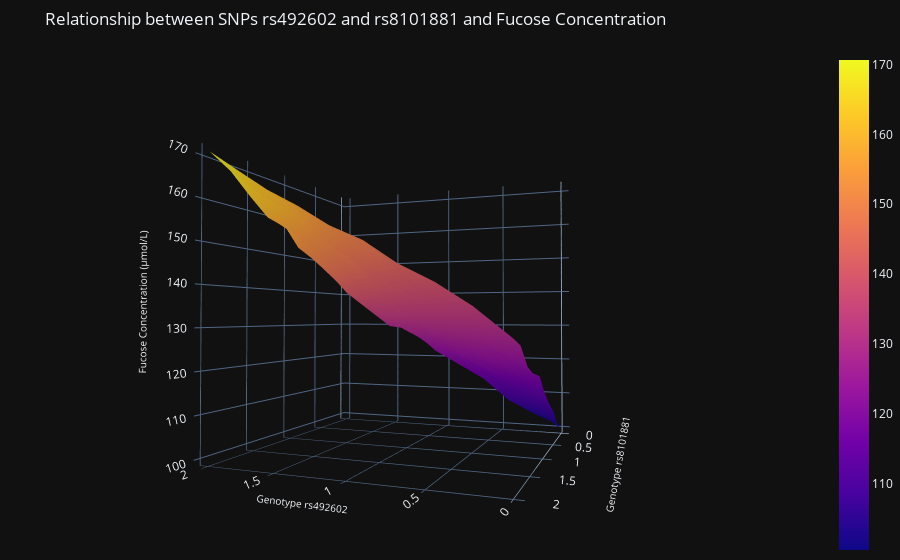

The code cell stored with this chart in its notebook:
### Markdown cell above
### Example 5 - Ploty 3D

In this fifth example, the code demonstrates how to create a 3D surface plot using Plotly to visualize the relationship between two SNPs and the concentration of a metabolite, Fucose. 

The example uses fictional data, where the concentration of Fucose is modeled as a function of the genotypes for SNPs rs492602 and rs8101881, with added random noise to simulate variability.

This 3D visualization allows users to explore how variations in these two SNPs together might influence the metabolite levels, providing a comprehensive view of the potential interactions between genetic factors.

### Code cell
import plotly.graph_objects as go
import numpy as np

# Fictional data simulating values for two SNPs
snp_rs492602 = np.linspace(0, 2, 10)
snp_rs8101881 = np.linspace(0, 2, 10)
snp_rs492602, snp_rs8101881 = np.meshgrid(snp_rs492602, snp_rs8101881)

# Simulating Fucose concentration as a function of the two SNPs
concentracao_fucose = 100 + 20 * snp_rs492602 + 15 * snp_rs8101881 + np.random.normal(size=snp_rs492602.shape)

# Creating the 3D figure
fig = go.Figure(data=[go.Surface(z=concentracao_fucose, x=snp_rs492602, y=snp_rs8101881)])

# Updating the layout of the plot to prevent overlapping axis titles
fig.update_layout(
    title="Relationship between SNPs rs492602 and rs8101881 and Fucose Concentration",
    scene=dict(
        xaxis_title=dict(text="Genotype rs492602", font=dict(size=10)),
        yaxis_title=dict(text="Genotype rs8101881", font=dict(size=10)),
        zaxis_title=dict(text="Fucose Concentration (µmol/L)", font=dict(size=10)),
    ),
    margin=dict(l=0, r=0, b=0, t=50),  # Adjusting margins
    template="plotly_dark"
)

# Displaying the plot
fig.show()

### Figure 1 — Plotly figure (JSON) as saved in the notebook; plotly's stock layout.template omitted (floating-point values rounded to 4 significant figures)
{"data": [{"type": "surface", "x": [[0, 0.2222, 0.4444, 0.6667, 0.8889, 1.111, 1.333, 1.556, 1.778, 2], [0, 0.2222, 0.4444, 0.6667, 0.8889, 1.111, 1.333, 1.556, 1.778, 2], [0, 0.2222, 0.4444, 0.6667, 0.8889, 1.111, 1.333, 1.556, 1.778, 2], [0, 0.2222, 0.4444, 0.6667, 0.8889, 1.111, 1.333, 1.556, 1.778, 2], [0, 0.2222, 0.4444, 0.6667, 0.8889, 1.111, 1.333, 1.556, 1.778, 2], [0, 0.2222, 0.4444, 0.6667, 0.8889, 1.111, 1.333, 1.556, 1.778, 2], [0, 0.2222, 0.4444, 0.6667, 0.8889, 1.111, 1.333, 1.556, 1.778, 2], [0, 0.2222, 0.4444, 0.6667, 0.8889, 1.111, 1.333, 1.556, 1.778, 2], [0, 0.2222, 0.4444, 0.6667, 0.8889, 1.111, 1.333, 1.556, 1.778, 2], [0, 0.2222, 0.4444, 0.6667, 0.8889, 1.111, 1.333, 1.556, 1.778, 2]], "y": [[0, 0, 0, 0, 0, 0, 0, 0, 0, 0], [0.2222, 0.2222, 0.2222, 0.2222, 0.2222, 0.2222, 0.2222, 0.2222, 0.2222, 0.2222], [0.4444, 0.4444, 0.4444, 0.4444, 0.4444, 0.4444, 0.4444, 0.4444, 0.4444, 0.4444], [0.6667, 0.6667, 0.6667, 0.6667, 0.6667, 0.6667, 0.6667, 0.6667, 0.6667, 0.6667], [0.8889, 0.8889, 0.8889, 0.8889, 0.8889, 0.8889, 0.8889, 0.8889, 0.8889, 0.8889], [1.111, 1.111, 1.111, 1.111, 1.111, 1.111, 1.111, 1.111, 1.111, 1.111], [1.333, 1.333, 1.333, 1.333, 1.333, 1.333, 1.333, 1.333, 1.333, 1.333], [1.556, 1.556, 1.556, 1.556, 1.556, 1.556, 1.556, 1.556, 1.556, 1.556], [1.778, 1.778, 1.778, 1.778, 1.778, 1.778, 1.778, 1.778, 1.778, 1.778], [2, 2, 2, 2, 2, 2, 2, 2, 2, 2]], "z": [[100.5, 103.6, 107.4, 113.5, 117.7, 121.8, 128.5, 129.5, 134.9, 140.5], [101.6, 107.7, 114.5, 115.9, 122.5, 125.0, 128.7, 134.8, 139.1, 144.0], [106.8, 112.3, 115.6, 122.2, 124.1, 129.4, 132.3, 137.7, 141.9, 147.1], [109.9, 115.4, 118.0, 121.8, 128.5, 132.1, 137.4, 140.7, 146.6, 150.0], [113.7, 118.3, 121.5, 125.4, 129.9, 134.2, 140.6, 144.1, 149.1, 152.4], [118.6, 120.2, 123.9, 129.6, 133.6, 138.6, 144.7, 147.5, 151.6, 158.2], [119.6, 125.1, 127.4, 132.4, 138.7, 141.1, 147.9, 150.6, 154.7, 158.9], [121.9, 126.1, 132.9, 137.3, 139.3, 145.2, 149.1, 156.0, 160.3, 163.1], [126.8, 131.2, 136.3, 138.4, 146.4, 149.3, 154.1, 159.0, 161.6, 167.7], [128.5, 134.6, 139.5, 143.3, 148.4, 151.9, 156.5, 160.6, 165.6, 170.6]]}], "layout": {"autosize": true, "margin": {"b": 0, "l": 0, "r": 0, "t": 50}, "scene": {"aspectmode": "auto", "aspectratio": {"x": 1, "y": 1, "z": 1}, "camera": {"center": {"x": 0, "y": 0, "z": 0}, "eye": {"x": -0.7842, "y": 2.018, "z": -0.04022}, "projection": {"type": "perspective"}, "up": {"x": 0, "y": 0, "z": 1}}, "xaxis": {"title": {"font": {"size": 10}, "text": "Genotype rs492602"}, "type": "linear"}, "yaxis": {"title": {"font": {"size": 10}, "text": "Genotype rs8101881"}, "type": "linear"}, "zaxis": {"title": {"font": {"size": 10}, "text": "Fucose Concentration (µmol/L)"}, "type": "linear"}}, "title": {"text": "Relationship between SNPs rs492602 and rs8101881 and Fucose Concentration"}}}
